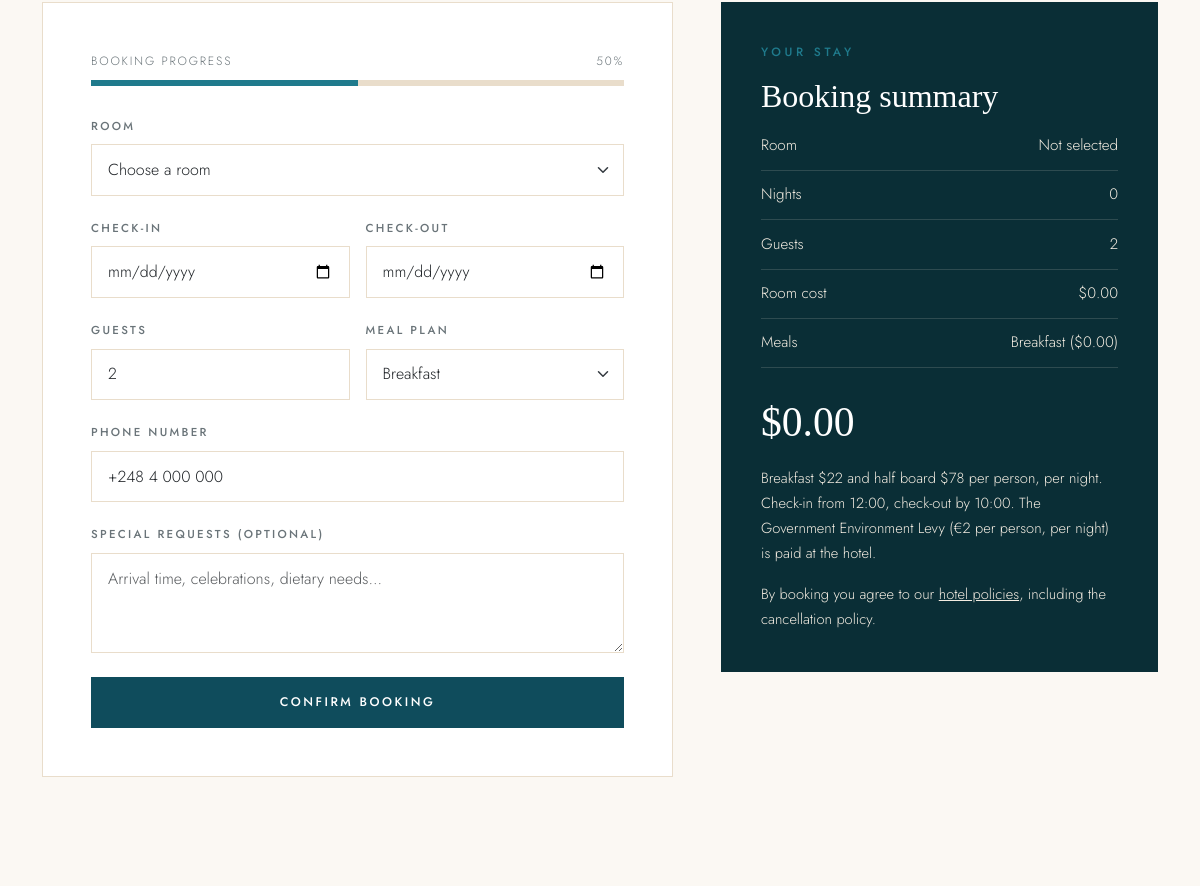
The page /booking.php (signed in, middle part) on the database as committed earlier.
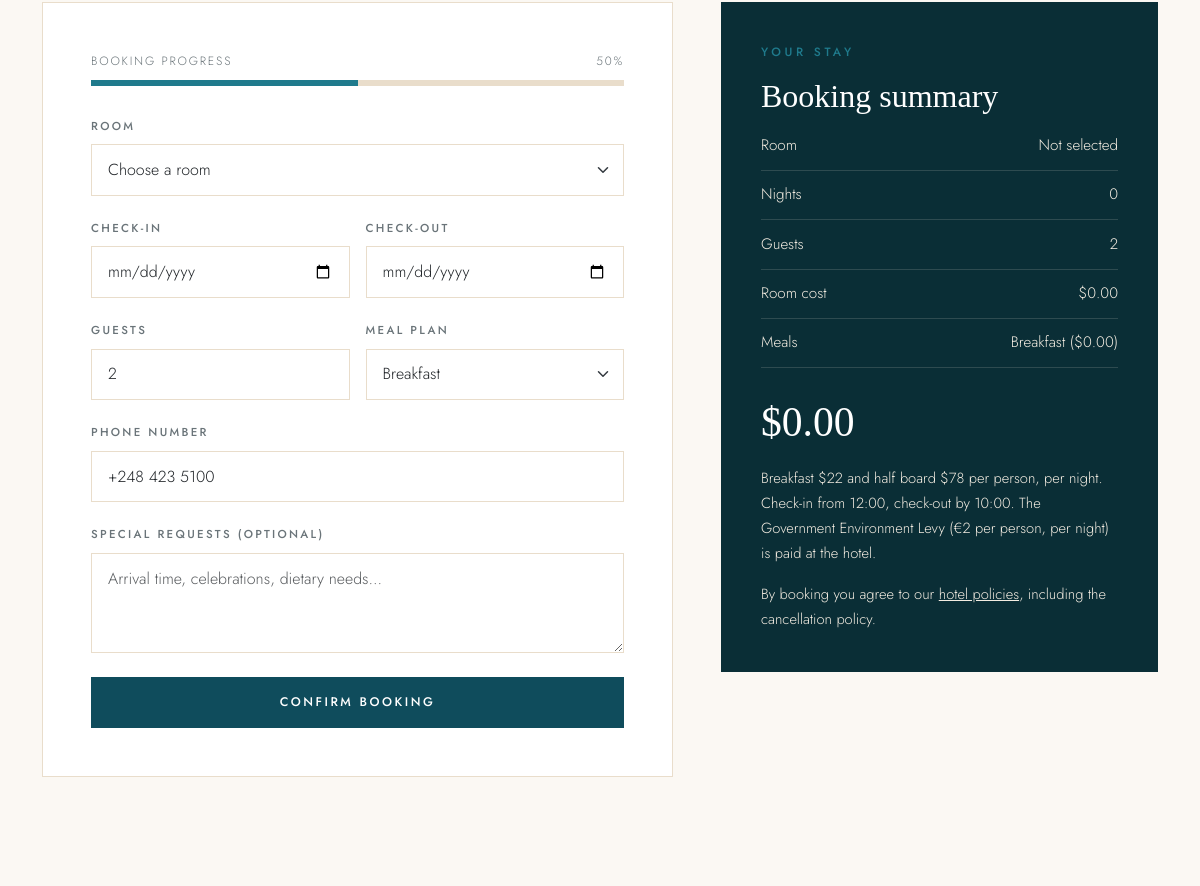
The same page on the database as committed later.
### tables this page shows
CREATE TABLE users (
    id INT AUTO_INCREMENT PRIMARY KEY,
    full_name VARCHAR(100) NOT NULL,
    username VARCHAR(50) NOT NULL UNIQUE,
    email VARCHAR(100) NOT NULL,
    phone VARCHAR(30),
    password VARCHAR(255) NOT NULL,
    role VARCHAR(10) NOT NULL DEFAULT 'user',
    created_at TIMESTAMP DEFAULT CURRENT_TIMESTAMP
) DEFAULT CHARSET=utf8mb4;

### booking.php (the view, shortened to what the changed rows need)
<?php
require "db_connect.php";
$phone = "";
$userStmt = $conn->prepare("SELECT phone FROM users WHERE id = ?");
$userStmt->bind_param("i", $_SESSION["user_id"]);
$userStmt->execute();
$userResult = $userStmt->get_result();
if ($userRow = $userResult->fetch_assoc()) {
    $phone = $userRow["phone"];
}
include "header.php";
?>
    <section class="section">
        <div class="container">
            <div class="row g-5">
                <div class="col-12 col-lg-7">
                    <div class="form-panel" id="bookingPanel">
                        <form id="bookingForm" action="booking.php" method="POST" onsubmit="return validateBooking(event)" novalidate>
                            <div class="mb-3">
                                <label for="phone" class="form-label">Phone number</label>
                                <input type="tel" class="form-control" id="phone" name="phone" placeholder="+248 2 500 000" value="<?php echo htmlspecialchars($phone); ?>" onchange="updateProgress()" required>
                            </div>
                        </form>
                    </div>
                </div>
            </div>
        </div>
    </section>
<?php
include "footer.php";
?>

Rows that differ between the two databases and show on the page:
changed users: phone "+248 4 000 000" → "+248 423 5100"
